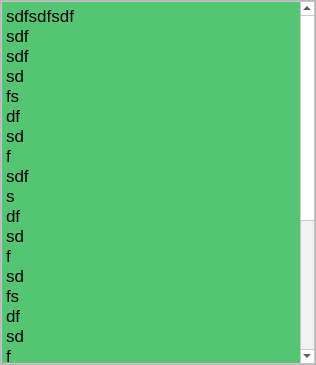
<?xml version="1.0" encoding="UTF-8"?>
<ui version="4.0">
 <class>Form</class>
 <widget class="QWidget" name="Form">
  <property name="geometry">
   <rect>
    <x>0</x>
    <y>0</y>
    <width>316</width>
    <height>365</height>
   </rect>
  </property>
  <property name="windowTitle">
   <string>Form</string>
  </property>
  <layout class="QHBoxLayout" name="horizontalLayout">
   <property name="spacing">
    <number>0</number>
   </property>
   <property name="leftMargin">
    <number>0</number>
   </property>
   <property name="topMargin">
    <number>0</number>
   </property>
   <property name="rightMargin">
    <number>0</number>
   </property>
   <property name="bottomMargin">
    <number>0</number>
   </property>
   <item>
    <widget class="QScrollArea" name="scrollArea">
     <property name="widgetResizable">
      <bool>true</bool>
     </property>
     <widget class="QWidget" name="scrollAreaWidgetContents_2">
      <property name="geometry">
       <rect>
        <x>0</x>
        <y>0</y>
        <width>314</width>
        <height>363</height>
       </rect>
      </property>
      <layout class="QHBoxLayout" name="horizontalLayout_3">
       <property name="leftMargin">
        <number>0</number>
       </property>
       <property name="topMargin">
        <number>0</number>
       </property>
       <property name="rightMargin">
        <number>0</number>
       </property>
       <property name="bottomMargin">
        <number>0</number>
       </property>
       <item>
        <widget class="QTextEdit" name="textEdit_2">
         <property name="palette">
          <palette>
           <active>
            <colorrole role="WindowText">
             <brush brushstyle="SolidPattern">
              <color alpha="255">
               <red>0</red>
               <green>0</green>
               <blue>0</blue>
              </color>
             </brush>
            </colorrole>
            <colorrole role="Button">
             <brush brushstyle="SolidPattern">
              <color alpha="255">
               <red>255</red>
               <green>255</green>
               <blue>255</blue>
              </color>
             </brush>
            </colorrole>
            <colorrole role="Light">
             <brush brushstyle="SolidPattern">
              <color alpha="255">
               <red>255</red>
               <green>255</green>
               <blue>255</blue>
              </color>
             </brush>
            </colorrole>
            <colorrole role="Midlight">
             <brush brushstyle="SolidPattern">
              <color alpha="255">
               <red>255</red>
               <green>255</green>
               <blue>255</blue>
              </color>
             </brush>
            </colorrole>
            <colorrole role="Dark">
             <brush brushstyle="SolidPattern">
              <color alpha="255">
               <red>127</red>
               <green>127</green>
               <blue>127</blue>
              </color>
             </brush>
            </colorrole>
            <colorrole role="Mid">
             <brush brushstyle="SolidPattern">
              <color alpha="255">
               <red>170</red>
               <green>170</green>
               <blue>170</blue>
              </color>
             </brush>
            </colorrole>
            <colorrole role="Text">
             <brush brushstyle="SolidPattern">
              <color alpha="255">
               <red>0</red>
               <green>0</green>
               <blue>0</blue>
              </color>
             </brush>
            </colorrole>
            <colorrole role="BrightText">
             <brush brushstyle="SolidPattern">
              <color alpha="255">
               <red>255</red>
               <green>255</green>
               <blue>255</blue>
              </color>
             </brush>
            </colorrole>
            <colorrole role="ButtonText">
             <brush brushstyle="SolidPattern">
              <color alpha="255">
               <red>0</red>
               <green>0</green>
               <blue>0</blue>
              </color>
             </brush>
            </colorrole>
            <colorrole role="Base">
             <brush brushstyle="SolidPattern">
              <color alpha="255">
               <red>84</red>
               <green>198</green>
               <blue>115</blue>
              </color>
             </brush>
            </colorrole>
            <colorrole role="Window">
             <brush brushstyle="SolidPattern">
              <color alpha="255">
               <red>255</red>
               <green>255</green>
               <blue>255</blue>
              </color>
             </brush>
            </colorrole>
            <colorrole role="Shadow">
             <brush brushstyle="SolidPattern">
              <color alpha="255">
               <red>0</red>
               <green>0</green>
               <blue>0</blue>
              </color>
             </brush>
            </colorrole>
            <colorrole role="AlternateBase">
             <brush brushstyle="SolidPattern">
              <color alpha="255">
               <red>255</red>
               <green>255</green>
               <blue>255</blue>
              </color>
             </brush>
            </colorrole>
            <colorrole role="ToolTipBase">
             <brush brushstyle="SolidPattern">
              <color alpha="255">
               <red>255</red>
               <green>255</green>
               <blue>220</blue>
              </color>
             </brush>
            </colorrole>
            <colorrole role="ToolTipText">
             <brush brushstyle="SolidPattern">
              <color alpha="255">
               <red>0</red>
               <green>0</green>
               <blue>0</blue>
              </color>
             </brush>
            </colorrole>
           </active>
           <inactive>
            <colorrole role="WindowText">
             <brush brushstyle="SolidPattern">
              <color alpha="255">
               <red>0</red>
               <green>0</green>
               <blue>0</blue>
              </color>
             </brush>
            </colorrole>
            <colorrole role="Button">
             <brush brushstyle="SolidPattern">
              <color alpha="255">
               <red>255</red>
               <green>255</green>
               <blue>255</blue>
              </color>
             </brush>
            </colorrole>
            <colorrole role="Light">
             <brush brushstyle="SolidPattern">
              <color alpha="255">
               <red>255</red>
               <green>255</green>
               <blue>255</blue>
              </color>
             </brush>
            </colorrole>
            <colorrole role="Midlight">
             <brush brushstyle="SolidPattern">
              <color alpha="255">
               <red>255</red>
               <green>255</green>
               <blue>255</blue>
              </color>
             </brush>
            </colorrole>
            <colorrole role="Dark">
             <brush brushstyle="SolidPattern">
              <color alpha="255">
               <red>127</red>
               <green>127</green>
               <blue>127</blue>
              </color>
             </brush>
            </colorrole>
            <colorrole role="Mid">
             <brush brushstyle="SolidPattern">
              <color alpha="255">
               <red>170</red>
               <green>170</green>
               <blue>170</blue>
              </color>
             </brush>
            </colorrole>
            <colorrole role="Text">
             <brush brushstyle="SolidPattern">
              <color alpha="255">
               <red>0</red>
               <green>0</green>
               <blue>0</blue>
              </color>
             </brush>
            </colorrole>
            <colorrole role="BrightText">
             <brush brushstyle="SolidPattern">
              <color alpha="255">
               <red>255</red>
               <green>255</green>
               <blue>255</blue>
              </color>
             </brush>
            </colorrole>
            <colorrole role="ButtonText">
             <brush brushstyle="SolidPattern">
              <color alpha="255">
               <red>0</red>
               <green>0</green>
               <blue>0</blue>
              </color>
             </brush>
            </colorrole>
            <colorrole role="Base">
             <brush brushstyle="SolidPattern">
              <color alpha="255">
               <red>84</red>
               <green>198</green>
               <blue>115</blue>
              </color>
             </brush>
            </colorrole>
            <colorrole role="Window">
             <brush brushstyle="SolidPattern">
              <color alpha="255">
               <red>255</red>
               <green>255</green>
               <blue>255</blue>
              </color>
             </brush>
            </colorrole>
            <colorrole role="Shadow">
             <brush brushstyle="SolidPattern">
              <color alpha="255">
               <red>0</red>
               <green>0</green>
               <blue>0</blue>
              </color>
             </brush>
            </colorrole>
            <colorrole role="AlternateBase">
             <brush brushstyle="SolidPattern">
              <color alpha="255">
               <red>255</red>
               <green>255</green>
               <blue>255</blue>
              </color>
             </brush>
            </colorrole>
            <colorrole role="ToolTipBase">
             <brush brushstyle="SolidPattern">
              <color alpha="255">
               <red>255</red>
               <green>255</green>
               <blue>220</blue>
              </color>
             </brush>
            </colorrole>
            <colorrole role="ToolTipText">
             <brush brushstyle="SolidPattern">
              <color alpha="255">
               <red>0</red>
               <green>0</green>
               <blue>0</blue>
              </color>
             </brush>
            </colorrole>
           </inactive>
           <disabled>
            <colorrole role="WindowText">
             <brush brushstyle="SolidPattern">
              <color alpha="255">
               <red>127</red>
               <green>127</green>
               <blue>127</blue>
              </color>
             </brush>
            </colorrole>
            <colorrole role="Button">
             <brush brushstyle="SolidPattern">
              <color alpha="255">
               <red>255</red>
               <green>255</green>
               <blue>255</blue>
              </color>
             </brush>
            </colorrole>
            <colorrole role="Light">
             <brush brushstyle="SolidPattern">
              <color alpha="255">
               <red>255</red>
               <green>255</green>
               <blue>255</blue>
              </color>
             </brush>
            </colorrole>
            <colorrole role="Midlight">
             <brush brushstyle="SolidPattern">
              <color alpha="255">
               <red>255</red>
               <green>255</green>
               <blue>255</blue>
              </color>
             </brush>
            </colorrole>
            <colorrole role="Dark">
             <brush brushstyle="SolidPattern">
              <color alpha="255">
               <red>127</red>
               <green>127</green>
               <blue>127</blue>
              </color>
             </brush>
            </colorrole>
            <colorrole role="Mid">
             <brush brushstyle="SolidPattern">
              <color alpha="255">
               <red>170</red>
               <green>170</green>
               <blue>170</blue>
              </color>
             </brush>
            </colorrole>
            <colorrole role="Text">
             <brush brushstyle="SolidPattern">
              <color alpha="255">
               <red>127</red>
               <green>127</green>
               <blue>127</blue>
              </color>
             </brush>
            </colorrole>
            <colorrole role="BrightText">
             <brush brushstyle="SolidPattern">
              <color alpha="255">
               <red>255</red>
               <green>255</green>
               <blue>255</blue>
              </color>
             </brush>
            </colorrole>
            <colorrole role="ButtonText">
             <brush brushstyle="SolidPattern">
              <color alpha="255">
               <red>127</red>
               <green>127</green>
               <blue>127</blue>
              </color>
             </brush>
            </colorrole>
            <colorrole role="Base">
             <brush brushstyle="SolidPattern">
              <color alpha="255">
               <red>255</red>
               <green>255</green>
               <blue>255</blue>
              </color>
             </brush>
            </colorrole>
            <colorrole role="Window">
             <brush brushstyle="SolidPattern">
              <color alpha="255">
               <red>255</red>
               <green>255</green>
               <blue>255</blue>
              </color>
             </brush>
            </colorrole>
            <colorrole role="Shadow">
             <brush brushstyle="SolidPattern">
              <color alpha="255">
               <red>0</red>
               <green>0</green>
               <blue>0</blue>
              </color>
             </brush>
            </colorrole>
            <colorrole role="AlternateBase">
             <brush brushstyle="SolidPattern">
              <color alpha="255">
               <red>255</red>
               <green>255</green>
               <blue>255</blue>
              </color>
             </brush>
            </colorrole>
            <colorrole role="ToolTipBase">
             <brush brushstyle="SolidPattern">
              <color alpha="255">
               <red>255</red>
               <green>255</green>
               <blue>220</blue>
              </color>
             </brush>
            </colorrole>
            <colorrole role="ToolTipText">
             <brush brushstyle="SolidPattern">
              <color alpha="255">
               <red>0</red>
               <green>0</green>
               <blue>0</blue>
              </color>
             </brush>
            </colorrole>
           </disabled>
          </palette>
         </property>
         <property name="html">
          <string>&lt;!DOCTYPE HTML PUBLIC &quot;-//W3C//DTD HTML 4.0//EN&quot; &quot;http://www.w3.org/TR/REC-html40/strict.dtd&quot;&gt;
&lt;html&gt;&lt;head&gt;&lt;meta name=&quot;qrichtext&quot; content=&quot;1&quot; /&gt;&lt;style type=&quot;text/css&quot;&gt;
p, li { white-space: pre-wrap; }
&lt;/style&gt;&lt;/head&gt;&lt;body style=&quot; font-family:'.AppleSystemUIFont'; font-size:13pt; font-weight:400; font-style:normal;&quot;&gt;
&lt;p style=&quot; margin-top:0px; margin-bottom:0px; margin-left:0px; margin-right:0px; -qt-block-indent:0; text-indent:0px;&quot;&gt;sdfsdfsdf&lt;/p&gt;
&lt;p style=&quot; margin-top:0px; margin-bottom:0px; margin-left:0px; margin-right:0px; -qt-block-indent:0; text-indent:0px;&quot;&gt;sdf&lt;/p&gt;
&lt;p style=&quot; margin-top:0px; margin-bottom:0px; margin-left:0px; margin-right:0px; -qt-block-indent:0; text-indent:0px;&quot;&gt;sdf&lt;/p&gt;
&lt;p style=&quot; margin-top:0px; margin-bottom:0px; margin-left:0px; margin-right:0px; -qt-block-indent:0; text-indent:0px;&quot;&gt;sd&lt;/p&gt;
&lt;p style=&quot; margin-top:0px; margin-bottom:0px; margin-left:0px; margin-right:0px; -qt-block-indent:0; text-indent:0px;&quot;&gt;fs&lt;/p&gt;
&lt;p style=&quot; margin-top:0px; margin-bottom:0px; margin-left:0px; margin-right:0px; -qt-block-indent:0; text-indent:0px;&quot;&gt;df&lt;/p&gt;
&lt;p style=&quot; margin-top:0px; margin-bottom:0px; margin-left:0px; margin-right:0px; -qt-block-indent:0; text-indent:0px;&quot;&gt;sd&lt;/p&gt;
&lt;p style=&quot; margin-top:0px; margin-bottom:0px; margin-left:0px; margin-right:0px; -qt-block-indent:0; text-indent:0px;&quot;&gt;f&lt;/p&gt;
&lt;p style=&quot; margin-top:0px; margin-bottom:0px; margin-left:0px; margin-right:0px; -qt-block-indent:0; text-indent:0px;&quot;&gt;sdf&lt;/p&gt;
&lt;p style=&quot; margin-top:0px; margin-bottom:0px; margin-left:0px; margin-right:0px; -qt-block-indent:0; text-indent:0px;&quot;&gt;s&lt;/p&gt;
&lt;p style=&quot; margin-top:0px; margin-bottom:0px; margin-left:0px; margin-right:0px; -qt-block-indent:0; text-indent:0px;&quot;&gt;df&lt;/p&gt;
&lt;p style=&quot; margin-top:0px; margin-bottom:0px; margin-left:0px; margin-right:0px; -qt-block-indent:0; text-indent:0px;&quot;&gt;sd&lt;/p&gt;
&lt;p style=&quot; margin-top:0px; margin-bottom:0px; margin-left:0px; margin-right:0px; -qt-block-indent:0; text-indent:0px;&quot;&gt;f&lt;/p&gt;
&lt;p style=&quot; margin-top:0px; margin-bottom:0px; margin-left:0px; margin-right:0px; -qt-block-indent:0; text-indent:0px;&quot;&gt;sd&lt;/p&gt;
&lt;p style=&quot; margin-top:0px; margin-bottom:0px; margin-left:0px; margin-right:0px; -qt-block-indent:0; text-indent:0px;&quot;&gt;fs&lt;/p&gt;
&lt;p style=&quot; margin-top:0px; margin-bottom:0px; margin-left:0px; margin-right:0px; -qt-block-indent:0; text-indent:0px;&quot;&gt;df&lt;/p&gt;
&lt;p style=&quot; margin-top:0px; margin-bottom:0px; margin-left:0px; margin-right:0px; -qt-block-indent:0; text-indent:0px;&quot;&gt;sd&lt;/p&gt;
&lt;p style=&quot; margin-top:0px; margin-bottom:0px; margin-left:0px; margin-right:0px; -qt-block-indent:0; text-indent:0px;&quot;&gt;f&lt;/p&gt;
&lt;p style=&quot; margin-top:0px; margin-bottom:0px; margin-left:0px; margin-right:0px; -qt-block-indent:0; text-indent:0px;&quot;&gt;sdfdfsdfdfdfdfsdfsdfsdfsdfsdfsdfsdfsdfsdfsdfsdfsdfsd&lt;/p&gt;
&lt;p style=&quot; margin-top:0px; margin-bottom:0px; margin-left:0px; margin-right:0px; -qt-block-indent:0; text-indent:0px;&quot;&gt;s&lt;/p&gt;
&lt;p style=&quot; margin-top:0px; margin-bottom:0px; margin-left:0px; margin-right:0px; -qt-block-indent:0; text-indent:0px;&quot;&gt;df&lt;/p&gt;
&lt;p style=&quot; margin-top:0px; margin-bottom:0px; margin-left:0px; margin-right:0px; -qt-block-indent:0; text-indent:0px;&quot;&gt;sd&lt;/p&gt;
&lt;p style=&quot; margin-top:0px; margin-bottom:0px; margin-left:0px; margin-right:0px; -qt-block-indent:0; text-indent:0px;&quot;&gt;f&lt;/p&gt;
&lt;p style=&quot; margin-top:0px; margin-bottom:0px; margin-left:0px; margin-right:0px; -qt-block-indent:0; text-indent:0px;&quot;&gt;sdf&lt;/p&gt;
&lt;p style=&quot; margin-top:0px; margin-bottom:0px; margin-left:0px; margin-right:0px; -qt-block-indent:0; text-indent:0px;&quot;&gt;sd&lt;/p&gt;
&lt;p style=&quot; margin-top:0px; margin-bottom:0px; margin-left:0px; margin-right:0px; -qt-block-indent:0; text-indent:0px;&quot;&gt;f&lt;/p&gt;
&lt;p style=&quot; margin-top:0px; margin-bottom:0px; margin-left:0px; margin-right:0px; -qt-block-indent:0; text-indent:0px;&quot;&gt;s&lt;/p&gt;
&lt;p style=&quot;-qt-paragraph-type:empty; margin-top:0px; margin-bottom:0px; margin-left:0px; margin-right:0px; -qt-block-indent:0; text-indent:0px;&quot;&gt;&lt;br /&gt;&lt;/p&gt;&lt;/body&gt;&lt;/html&gt;</string>
         </property>
        </widget>
       </item>
      </layout>
     </widget>
    </widget>
   </item>
  </layout>
 </widget>
 <resources/>
 <connections/>
</ui>
